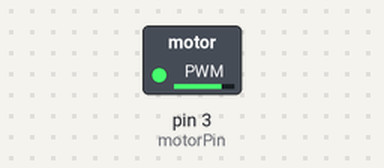
Bench run of a sketch on a simulated Arduino Uno, built with avr-gcc and run on an emulated ATmega328P. On the bench: switched loads named in the sketch (green lamp = pin HIGH). What the sketch prints to the serial monitor is not drawn.

Above: at 0.1 s.
Timing chart, 0 to 1.6 s (numbered marks = the images above):
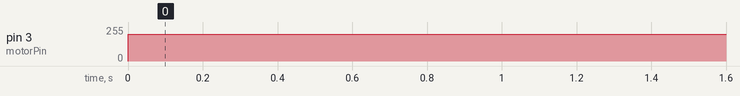

The sketch:

fanonly.ino
```cpp
//Just the working of thr fan
int motorPin = 3;
int speed = 200;

void setup()
{
  pinMode(motorPin, OUTPUT);
  Serial.begin(9600);
  while (! Serial);
  Serial.println("Speed 0 to 255");
}


void loop()
{

 analogWrite(motorPin, speed);

}
```

Measured:
- by itself, pin 3 (motorPin): 0/255 → 200/255 at 0.00 s
